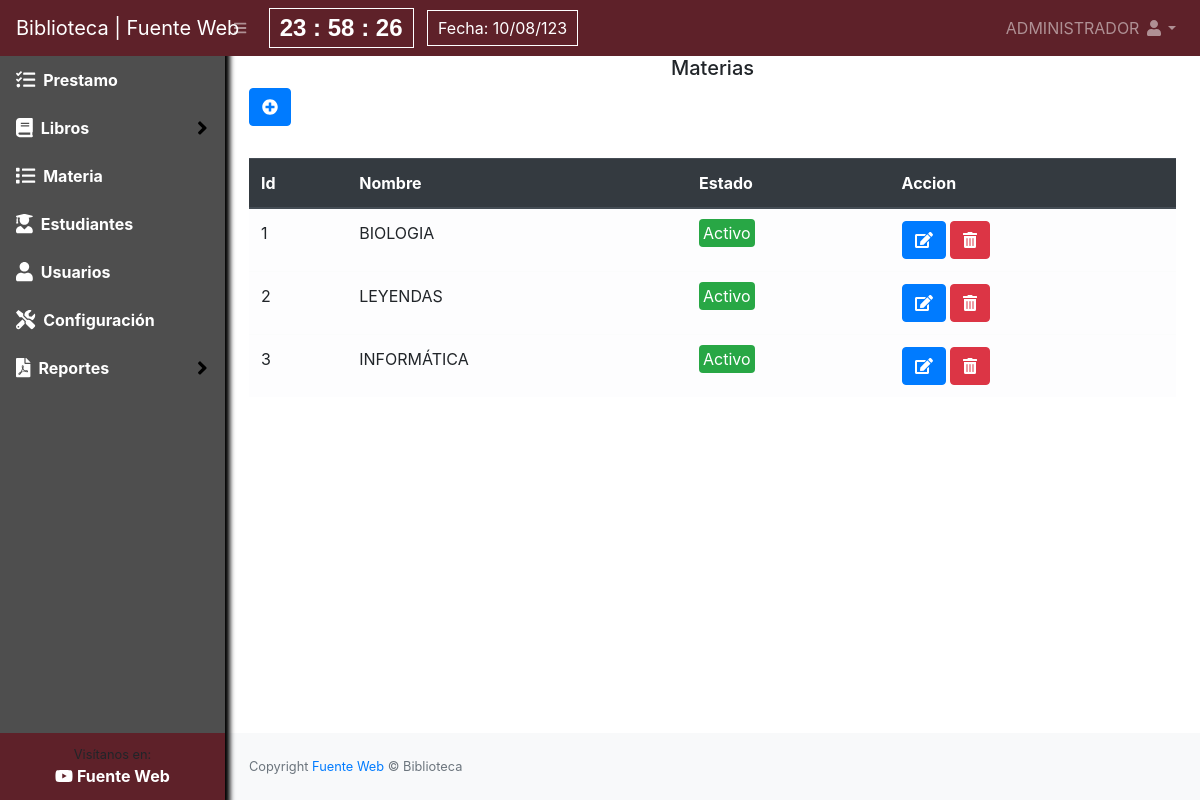
Page /materia (signed in) on the committed database.
### tables this page shows
CREATE TABLE `materia` (
  `id` int(11) NOT NULL,
  `materia` text NOT NULL,
  `estado` int(11) NOT NULL DEFAULT 1
);

### Libraries/Core/Views.php (called while the page is built)
<?php
class Views{
    function getView($controller, $view, $data="", $alert="", $config = "", $cliente = "")
    {
        $controller = get_class($controller);
        if ($controller == "Home") {
            $view = "Views/".$view.".php";
        }else{
            $view = "Views/" . $controller . "/" . $view . ".php";
        }
        require_once($view);
    }
}
?>

### Controller/Materia.php (called while the page is built, shortened)
<?php
class Materia extends Controllers
{
    public function materia()
    {
        $data = $this->model->selectMateria();
        $this->views->getView($this, "listar", $data);
    }
}
?>

### index.php (called while the page is built, shortened)
<?php
require_once("Helpers/Helpers.php");
require_once("Libraries/Core/Load.php");
?>

### Libraries/Core/Mysql.php (called while the page is built, shortened)
<?php
class Mysql extends Conexion{
    private $conexion;
    function __construct()
    {
        $this->conexion = new Conexion();
        $this->conexion = $this->conexion->conect();
    }
    public function select_all(string $query){
        $this->strquery = $query;
        $result = $this->conexion->prepare($this->strquery);
        $result->execute();
        $data = $result->fetchall(PDO::FETCH_ASSOC);
        return $data;
    }
}
?>

### Libraries/Core/Conexion.php (called while the page is built)
<?php
class Conexion{
    private $conect;
    public function __construct()
    {
      $conexion = "mysql:host=".HOST.";dbname=".BD.";.CHARSET.";
      try {
          $this->conect = new PDO($conexion, DB_USER, PASS);
          $this->conect->setAttribute(PDO::ATTR_ERRMODE, PDO::ERRMODE_EXCEPTION);
      } catch (PDOException $e) {
          $this->conect = "Error en la conexion";
          echo "Error: " . $e->getMessage();
      }
    }
    public function conect()
    {
        return $this->conect;
    }
}
?>

### Models/MateriaModel.php (called while the page is built, shortened)
<?php
class MateriaModel extends Mysql{
    public function selectMateria()
    {
        $sql = "SELECT * FROM materia";
        $res = $this->select_all($sql);
        return $res;
    }
}
?>

### Helpers/Helpers.php (called while the page is built, shortened)
<?php
function base_url()
{
    return BASE_URL;
}
?>

### Views/materia/listar.php (the view, shortened to what this page needs)
<div id="layoutSidenav_content">
    <main>
        <div class="container-fluid">
            <h5 class="text-center">Materias</h5>
            <div class="row">
                <div class="col-lg-12">
                    <button class="btn btn-primary mb-2" type="button" data-toggle="modal" data-target="#nuevoMateria"><i class="fas fa-plus-circle"></i></button>
                    <div class="table-responsive">
                        <table class="table table-light mt-4" id="table">
                            <thead class="thead-dark">
                                <tr>
                                    <th>Id</th>
                                    <th>Nombre</th>
                                    <th>Estado</th>
                                    <th>Accion</th>
                                </tr>
                            </thead>
                            <tbody>
                                <?php foreach ($data as $materia) {
                                    if ($materia['estado'] == 1) {
                                        $estado = '<span class="badge-success p-1 rounded">Activo</span>';
                                    } else {
                                        $estado = '<span class="badge-danger p-1 rounded">Inactivo</span>';
                                    }
                                ?>
                                    <tr>
                                        <td><?php echo $materia['id']; ?></td>
                                        <td><?php echo $materia['materia']; ?></td>
                                        <td><?php echo $estado; ?></td>
                                        <td>
                                            <a class="btn btn-primary" href="<?php echo base_url() ?>materia/editar?id=<?php echo $materia['id'] ?>"><i class="fas fa-edit"></i></a>
                                            <?php if ($materia['estado'] == 1) { ?>
                                                <form method="post" action="<?php echo base_url() ?>materia/eliminar" class="d-inline eliminar">
                                                    <button class="btn btn-danger" type="submit"><i class="fas fa-trash-alt"></i></button>
                                                </form>
                                            <?php } ?>
                                        </td>
                                    </tr>
                                <?php } ?>
                            </tbody>
                        </table>
                    </div>
                </div>
            </div>
        </div>
    </main>

### rows in the picture
materia: id "1", materia "BIOLOGIA", estado "Activo"
materia: id "2", materia "LEYENDAS", estado "Activo"
materia: id "3", materia "INFORMÁTICA", estado "Activo"

### other values in the picture
$_SESSION['nombre'] "ADMINISTRADOR"
